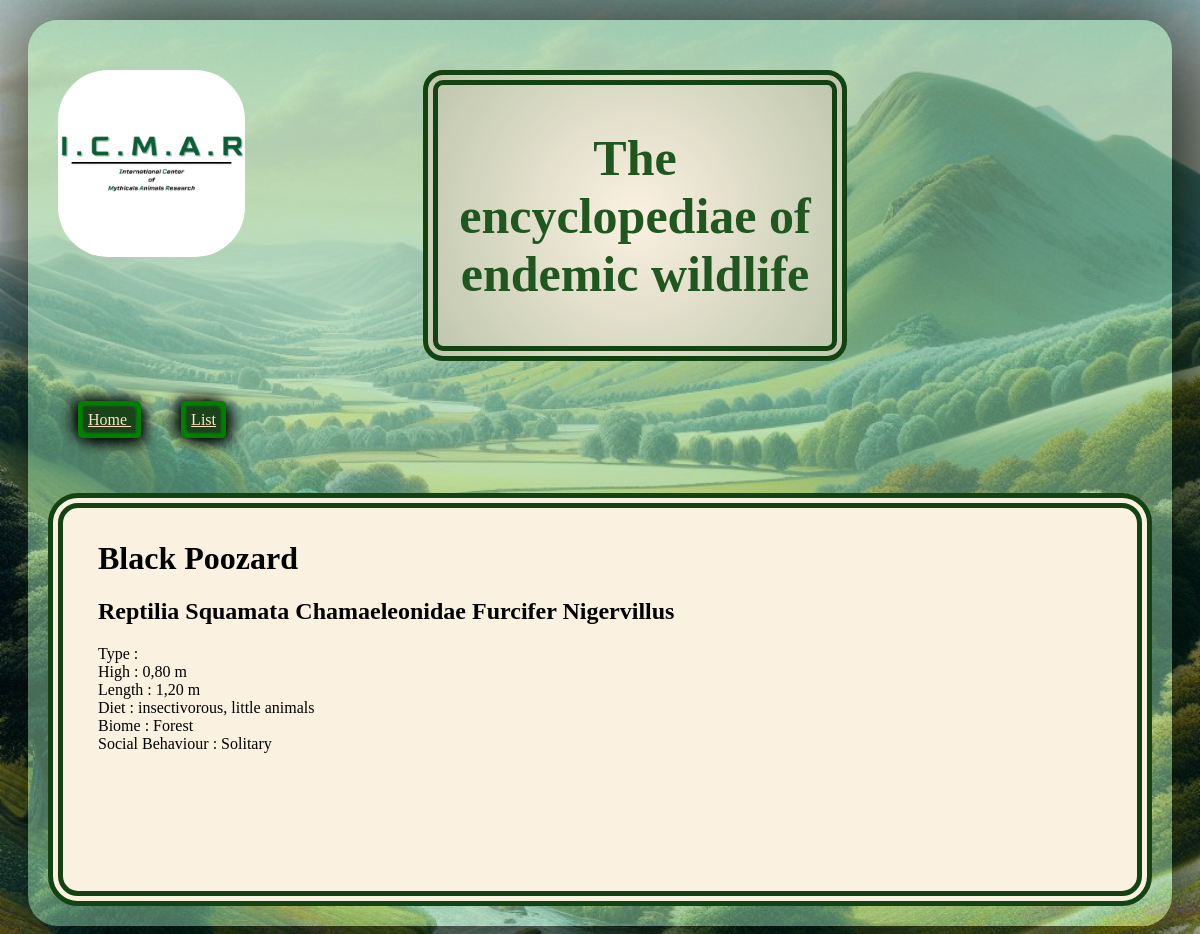
Page /mons/list/details/4 on the committed database.
### MonstersDataBase/models.py (models this page shows, shortened)
class monsters(models.Model):
    Species = {
        "Mammal": "Mammal",
        "Bird": "Bird",
        "Reptilia": "Reptilia",
        "Fish": "Fish",
        "Arthropoda": "Arthropoda",
    }
    monsName = models.CharField(max_length=200)
    monsScientificName = models.CharField(max_length=200)
    Type = models.CharField(max_length=20, choices=Species)
    monsHigh = models.CharField(max_length=200)
    monsLength = models.CharField(max_length=200)
    monsDiet = models.CharField(max_length=200)
    monsBiome = models.CharField(max_length=200)
    monsSocialBehaviour = models.CharField(max_length=200)

### MonstersDataBase/views.py (the view)
# urls.py: path('list/details/<int:id>', views.details),
def details(request, id):
    detailMons = monsters.objects.get(id=id)
    template = loader.get_template('details.html')
    context = {
        'detailMons': detailMons,
    }
    return HttpResponse(template.render(context, request))

### MonstersDataBase/templates/details.html
{% extends "master_Page.html" %}
{% block content %}
        <h1>{{ detailMons.monsName }}</h1>
        <h2>{{ detailMons.monsScientificName }}</h2>
        <p>
            Type : {{detailMons.monsType}}<br>
            High : {{detailMons.monsHigh}}<br>
            Length : {{detailMons.monsLength}}<br>
            Diet : {{detailMons.monsDiet}}<br>
            Biome : {{detailMons.monsBiome}}<br>
            Social Behaviour : {{detailMons.monsSocialBehaviour}}
        </p>
{% endblock %}

### MonstersDataBase/static/front.css (style rules this page uses)
.home { background-image: url("landscape.jpg"); background-repeat: no-repeat; background-size: cover; gap: 10px 10px; }

### rows in the picture
monsters: monsName "Black Poozard", monsScientificName "Reptilia Squamata Chamaeleonidae Furcifer Nigervillus", monsHigh "0,80 m", monsLength "1,20 m", monsDiet "insectivorous, little animals", monsBiome "Forest", monsSocialBehaviour "Solitary"
